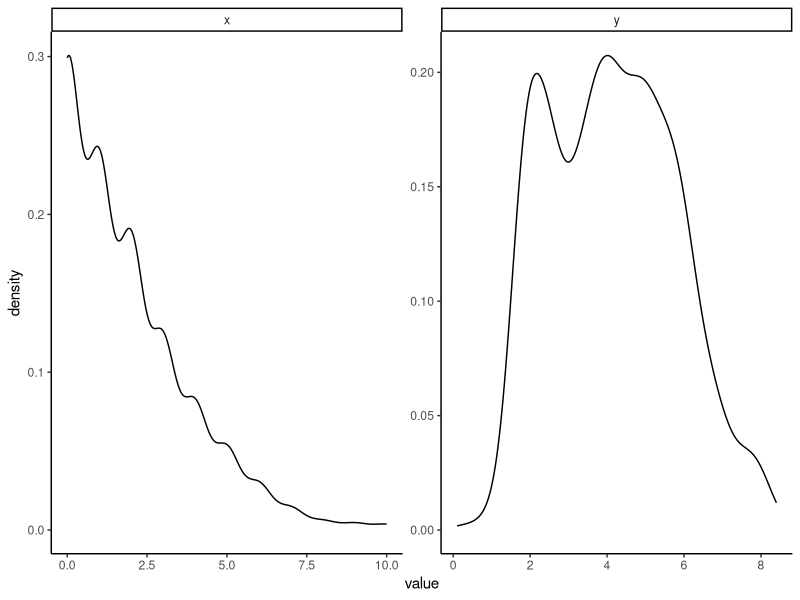
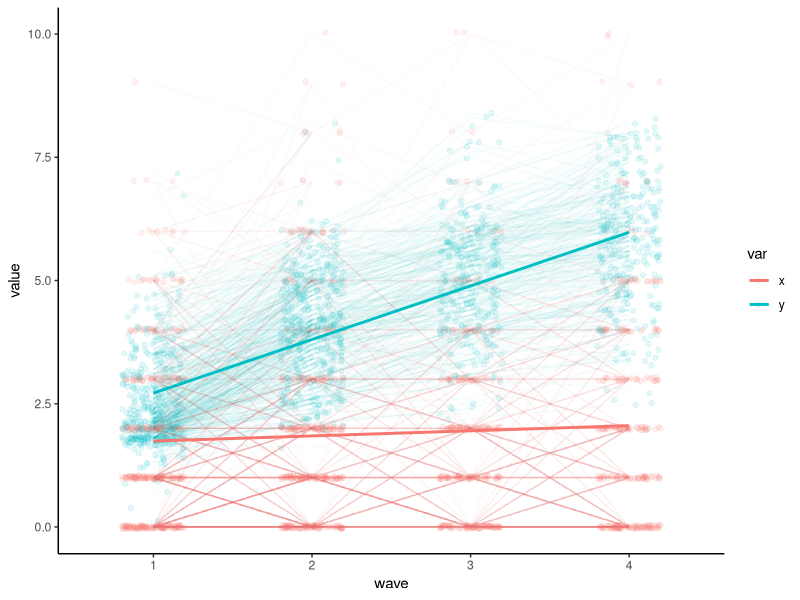

Source code (R) for these figures, in order: (Note: this script raises an error after producing the figures.)
## ---- chunk 1
knitr::opts_chunk$set(echo = TRUE)
## ---- chunk 2
#if you need to install anything, uncomment the below install lines for now
#install.packages('lavaan')
#install.packages('tidyverse')
require(lavaan)
require(tidyverse)
## ---- chunk 3
antiread <- read.table("srcddata.dat",
                       na.strings = c("999.00"),
                       col.names = c("anti1", "anti2", "anti3", "anti4", 
                                     "read1", "read2", "read3", "read4",
                                     "gen", "momage", "kidage", "homecog", 
                                     "homeemo", "id")
) %>%
  rename(x1 = anti1, x2 = anti2, x3 = anti3, x4 = anti4,
         y1 = read1, y2 = read2, y3 = read3, y4 = read4) %>%
  select(matches('[xy][1-4]'))

knitr::kable(summary(antiread), format = 'markdown')

antiread %>%
  mutate(pid = 1:n()) %>%
  gather(key, value, -pid) %>%
  extract(col = key, into = c('var', 'wave'), regex = '(\\w)(\\d)') %>%
  ggplot(aes(x = value)) +
  geom_density(alpha = 1) + 
  facet_wrap(~var, nrow = 1, scales = 'free') + 
  theme_classic()
  
antiread %>%
  mutate(pid = 1:n()) %>%
  gather(key, value, -pid) %>%
  extract(col = key, into = c('var', 'wave'), regex = '(\\w)(\\d)') %>%
  ggplot(aes(x = wave, y = value, color = var, group = var)) +
  geom_point(position = position_jitter(w = .2), alpha = .1) +
  geom_line(stat = 'identity', aes(group = interaction(var, pid)), alpha = .04) + 
  geom_line(stat = 'smooth', method = 'lm', size = 1) + 
  theme_classic()

## ---- chunk 4
riclpmModel <- 
'
#Note, the data contain x1-3 and y1-3
#Latent mean Structure with intercepts

kappa =~ 1*x1 + 1*x2 + 1*x3
omega =~ 1*y1 + 1*y2 + 1*y3

x1 ~ mu1*1 #intercepts
x2 ~ mu2*1
x3 ~ mu3*1
y1 ~ pi1*1
y2 ~ pi2*1
y3 ~ pi3*1

kappa ~~ kappa #variance
omega ~~ omega #variance
kappa ~~ omega #covariance

#laten vars for AR and cross-lagged effects
p1 =~ 1*x1 #each factor loading set to 1
p2 =~ 1*x2
p3 =~ 1*x3
q1 =~ 1*y1
q2 =~ 1*y2
q3 =~ 1*y3

#constrain autoregression and cross lagged effects to be the same across both lags.
p3 ~ alpha3*p2 + beta3*q2
p2 ~ alpha2*p1 + beta2*q1

q3 ~ delta3*q2 + gamma3*p2
q2 ~ delta2*q1 + gamma2*p1

p1 ~~ p1 #variance
p2 ~~ u2*p2
p3 ~~ u3*p3
q1 ~~ q1 #variance
q2 ~~ v2*q2
q3 ~~ v3*q3

p1 ~~ q1 #p1 and q1 covariance
p2 ~~ q2 #p2 and q2 covariance
p3 ~~ q3 #p2 and q2 covariance'

fit <- lavaan(riclpmModel, data = antiread,
              missing = 'ML', #for the missing data!
              int.ov.free = F,
              int.lv.free = F,
              auto.fix.first = F,
              auto.fix.single = F,
              auto.cov.lv.x = F,
              auto.cov.y = F,
              auto.var = F)
summary(fit, standardized = T)
## ---- chunk 5
clpmModel <- #yes, "Model" is redundant
'
#Note, the data contain x1-3 and y1-3
#Latent mean Structure with intercepts

kappa =~ 1*x1 + 1*x2 + 1*x3
omega =~ 1*y1 + 1*y2 + 1*y3

x1 ~ mu1*1 #intercepts
x2 ~ mu2*1
x3 ~ mu3*1
y1 ~ pi1*1
y2 ~ pi2*1
y3 ~ pi3*1

kappa ~~ 0*kappa #variance nope
omega ~~ 0*omega #variance nope
kappa ~~ 0*omega #covariance not even

#laten vars for AR and cross-lagged effects
p1 =~ 1*x1 #each factor loading set to 1
p2 =~ 1*x2
p3 =~ 1*x3
q1 =~ 1*y1
q2 =~ 1*y2
q3 =~ 1*y3

#constrain autoregression and cross lagged effects to be the same across both lags.
p3 ~ alpha3*p2 + beta3*q2
p2 ~ alpha2*p1 + beta2*q1

q3 ~ delta3*q2 + gamma3*p2
q2 ~ delta2*q1 + gamma2*p1

p1 ~~ p1 #variance
p2 ~~ u2*p2
p3 ~~ u3*p3
q1 ~~ q1 #variance
q2 ~~ v2*q2
q3 ~~ v3*q3

p1 ~~ q1 #p1 and q1 covariance
p2 ~~ q2 #p2 and q2 covariance
p3 ~~ q3 #p2 and q2 covariance'

fitCLPM <- lavaan(clpmModel, data = antiread,
              missing = 'ML', #for the missing data!
              int.ov.free = F,
              int.lv.free = F,
              auto.fix.first = F,
              auto.fix.single = F,
              auto.cov.lv.x = F,
              auto.cov.y = F,
              auto.var = F)

anova(fit, fitCLPM)

summary(fitCLPM, standardize = T)
## ---- chunk 6
riclpmModelConstrainedARCL <- 
'
#Note, the data contain x1-3 and y1-3
#Latent mean Structure with intercepts

kappa =~ 1*x1 + 1*x2 + 1*x3
omega =~ 1*y1 + 1*y2 + 1*y3

x1 ~ mu1*1 #intercepts
x2 ~ mu2*1
x3 ~ mu3*1
y1 ~ pi1*1
y2 ~ pi2*1
y3 ~ pi3*1

kappa ~~ kappa #variance
omega ~~ omega #variance
kappa ~~ omega #covariance

#laten vars for AR and cross-lagged effects
p1 =~ 1*x1 #each factor loading set to 1
p2 =~ 1*x2
p3 =~ 1*x3
q1 =~ 1*y1
q2 =~ 1*y2
q3 =~ 1*y3

#constrain autoregression and cross lagged effects to be the same across both lags.
p3 ~ alpha*p2 + beta*q2
p2 ~ alpha*p1 + beta*q1

q3 ~ delta*q2 + gamma*p2
q2 ~ delta*q1 + gamma*p1

p1 ~~ p1 #variance
p2 ~~ u*p2
p3 ~~ u*p3
q1 ~~ q1 #variance
q2 ~~ v*q2
q3 ~~ v*q3

p1 ~~ q1 #p1 and q1 covariance
p2 ~~ uv*q2 #p2 and q2 covariance should also be constrained to be the same as
p3 ~~ uv*q3 #p3 and q3 covariance'

fitConstrainedARCL <- lavaan(riclpmModelConstrainedARCL, data = antiread,
              missing = 'ML', #for the missing data!
              int.ov.free = F,
              int.lv.free = F,
              auto.fix.first = F,
              auto.fix.single = F,
              auto.cov.lv.x = F,
              auto.cov.y = F,
              auto.var = F)

anova(fit, fitConstrainedARCL)
## ---- chunk 7
summary(fitConstrainedARCL, standardized = T)
